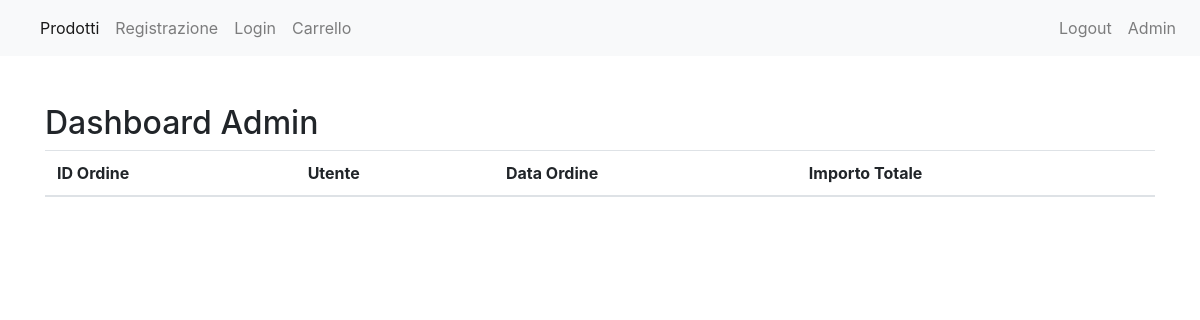
Page /dashboard/ (signed in) on the earlier database version.
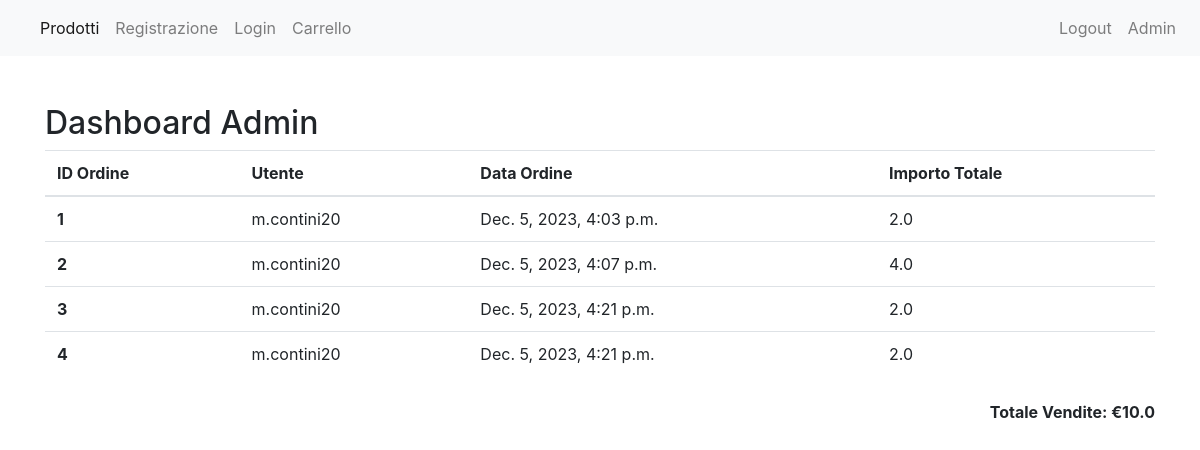
Same page on the later database version.
### StoreManager/models.py (models this page shows, shortened)
class Ordine(models.Model):
    utente = models.ForeignKey(Utente, on_delete=models.CASCADE)
    data_ordine = models.DateTimeField(auto_now_add=True)
    importo_totale = models.FloatField(default=0.0)

class Utente(models.Model):
    username = models.CharField(max_length=100)
    nome = models.CharField(max_length=100)
    cognome = models.CharField(max_length=100)
    telefono = models.CharField(max_length=100)
    email = models.EmailField(max_length=100, primary_key=True)
    password = models.CharField(max_length=30)

### StoreManager/views.py (the view)
# urls.py: path("dashboard/", views.dashboard, name="dashboard"),
@user_passes_test(is_admin, login_url='login')
def dashboard(request):
    ordini = Ordine.objects.all()
    total_sales = sum(ordine.importo_totale for ordine in ordini)
    return render(request, './StoreManager/dashboard.html', {'ordini': ordini, 'total_sales': total_sales})

### StoreManager/views.py (called while the page is built)
def is_admin(user):
    return user.is_authenticated and user.is_staff

### StoreManager/templates/StoreManager/dashboard.html
{% extends './base.html' %}
{% block main %}
  <div class="container mt-5">
    <h2>Dashboard Admin</h2>
    <table class="table">
      <thead>
        <tr>
          <th scope="col">ID Ordine</th>
          <th scope="col">Utente</th>
          <th scope="col">Data Ordine</th>
          <th scope="col">Importo Totale</th>
        </tr>
      </thead>
      <tbody>
        {% for ordine in ordini %}
          <tr>
            <th scope="row">{{ ordine.id }}</th>
            <td>{{ ordine.utente.username }}</td>
            <td>{{ ordine.data_ordine }}</td>
            <td>{{ ordine.importo_totale }}</td>
          </tr>
        {% endfor %}
      </tbody>
    </table>
    {% if ordini %}
      <div class="d-flex justify-content-end mt-4">
        <p class="font-weight-bold">Totale Vendite: €{{ total_sales }}</p>
      </div>
    {% endif %}
  </div>
{% endblock %}

### StoreManager/templates/StoreManager/base.html (shortened to what this page needs)
<html>
    <head>
        <link rel="stylesheet" href="https://maxcdn.bootstrapcdn.com/bootstrap/4.0.0/css/bootstrap.min.css">
    </head>
    <header>
      <nav class="navbar navbar-expand-lg navbar-light bg-light">
        <div class="collapse navbar-collapse" id="navbarNavAltMarkup">
            <div class="navbar-nav mr-auto">
                <a class="nav-item nav-link active" href="/prodotti">Prodotti <span class="sr-only">(current)</span></a>
                <a class="nav-item nav-link" href="/registrazione">Registrazione</a>
                <a class="nav-item nav-link" href="/login">Login</a>
                <a class="nav-item nav-link" href="/carrello">Carrello</a>
            </div>
            <div class="navbar-nav ml-auto">
                <a class="nav-item nav-link" href="/logout">Logout</a>
                <a class="nav-item nav-link" href="/admin">Admin</a>
            </div>
        </div>
    </nav>
    </header>
    <body>
        <main> {%block main%} {%endblock%} </main>
    </body>
</html>

Differences in the rows shown:
added Ordine: id "1", utente.username "m.contini20", data_ordine "Dec. 5, 2023, 4:03 p.m.", importo_totale "2.0"
added Ordine: id "2", utente.username "m.contini20", data_ordine "Dec. 5, 2023, 4:07 p.m.", importo_totale "4.0"
added Ordine: id "3", utente.username "m.contini20", data_ordine "Dec. 5, 2023, 4:21 p.m.", importo_totale "2.0"
added Ordine: id "4", utente.username "m.contini20", data_ordine "Dec. 5, 2023, 4:21 p.m.", importo_totale "2.0"
Other differences:
{{ total_sales }}: (not shown) → "10.0"
text now shown: "Totale Vendite: €"
